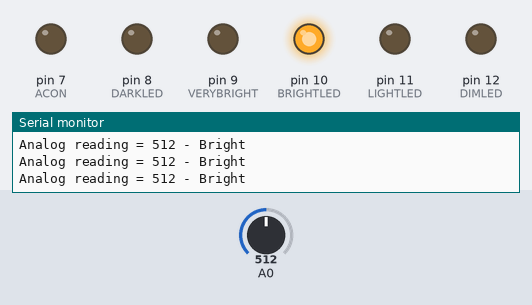
Bench run of a sketch on a simulated Arduino Uno, built with avr-gcc and run on an emulated ATmega328P. Shown: output pins drawn as LEDs (lit = HIGH), the last lines printed to the serial monitor. The test bench sets the inputs (shaded band); at power-on: A0 = 512.

Above: at 1.3 s.
1.4 s: A0 set to 491
At 1.9 s:
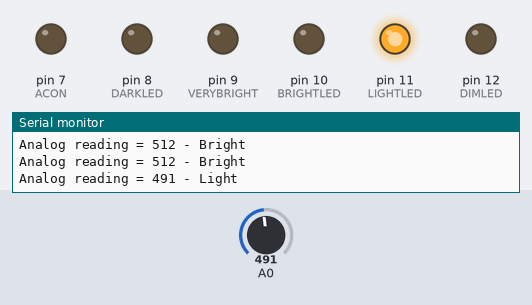
4.4 s: A0 set to 207
7.4 s: A0 set to 186
At 7.9 s:
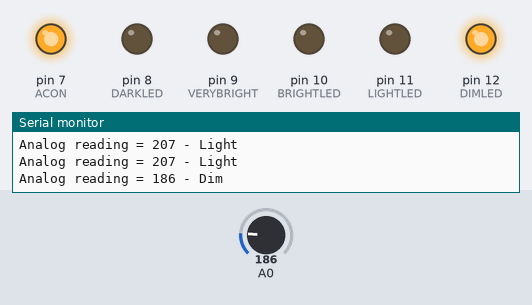
10.4 s: A0 set to 11
13.4 s: A0 set to 8
At 13.9 s:
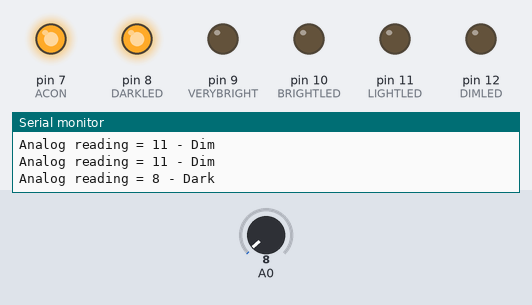
16.4 s: A0 set to 810
At 16.9 s:
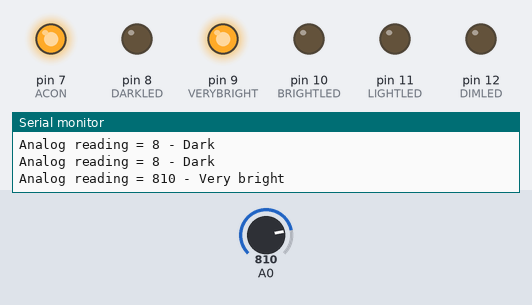
Timing chart, 0 to 19.4 s (numbered marks = the images above; inputs shaded):
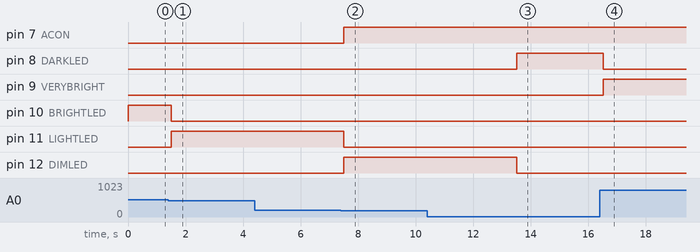

The sketch:

Lightindicate.ino
```cpp
  int DIMLED = 12;
  int LIGHTLED = 11;
  int BRIGHTLED = 10;
  int VERYBRIGHT= 9;
  int DARKLED = 8;
  int ACON = 7;
  bool LIGHTON= false;

void setup() {
  // put your setup code here, to run once:
  Serial.begin(9600);

  pinMode(DARKLED, OUTPUT);
  pinMode(DIMLED,OUTPUT);
  pinMode(LIGHTLED, OUTPUT);
  pinMode(BRIGHTLED,OUTPUT);
  pinMode(VERYBRIGHT,OUTPUT);
  pinMode(ACON, OUTPUT);


}

void loop() {
  // put your main code here, to run repeatedly:

    int analogValue = analogRead(A0);
    Serial.print("Analog reading = ");
    Serial.print(analogValue);


   digitalWrite(12, LOW);
    digitalWrite(13, LOW);
  if (analogValue < 10) {
    Serial.println(" - Dark");
    digitalWrite(DARKLED, HIGH);
    LIGHTON = true;

  } else if (analogValue < 200) {
    digitalWrite(DIMLED,HIGH);
    digitalWrite(13, HIGH);
    Serial.println(" - Dim");
    LIGHTON = true;
  } else if (analogValue < 500) {
    Serial.println(" - Light");
    digitalWrite(LIGHTLED, HIGH);
  } else if (analogValue < 800) {
    Serial.println(" - Bright");
    digitalWrite(BRIGHTLED,HIGH);
  } else {
    Serial.println(" - Very bright");
    digitalWrite(VERYBRIGHT,HIGH);
  }
   if(LIGHTON){
     digitalWrite(ACON, HIGH);
  }
  delay(500);

  digitalWrite(DARKLED, LOW);
  digitalWrite(DIMLED,LOW);
  digitalWrite(LIGHTLED, LOW);
  digitalWrite(BRIGHTLED,LOW);
  digitalWrite(VERYBRIGHT,LOW);
  digitalWrite(ACON, LOW);


}
```

Measured:
- the behaviour switches between 500 and 499 on A0 (found by bisection; images 0 and 1)
- the behaviour switches between 200 and 199 on A0 (found by bisection; images 1 and 2)
- the behaviour switches between 10 and 9 on A0 (found by bisection; images 2 and 3)
- after the input at 1.4 s, pin 10 (BRIGHTLED): HIGH → LOW after 0.10 s; pin 11 (LIGHTLED): LOW → HIGH after 0.10 s
- after the input at 7.4 s, pin 7 (ACON), pin 12 (DIMLED): LOW → HIGH after 0.11 s; pin 11 (LIGHTLED): HIGH → LOW after 0.11 s
- after the input at 13.4 s, pin 8 (DARKLED): LOW → HIGH after 0.11 s; pin 12 (DIMLED): HIGH → LOW after 0.11 s
- after the input at 16.4 s, pin 8 (DARKLED): HIGH → LOW after 0.12 s; pin 9 (VERYBRIGHT): LOW → HIGH after 0.12 s
